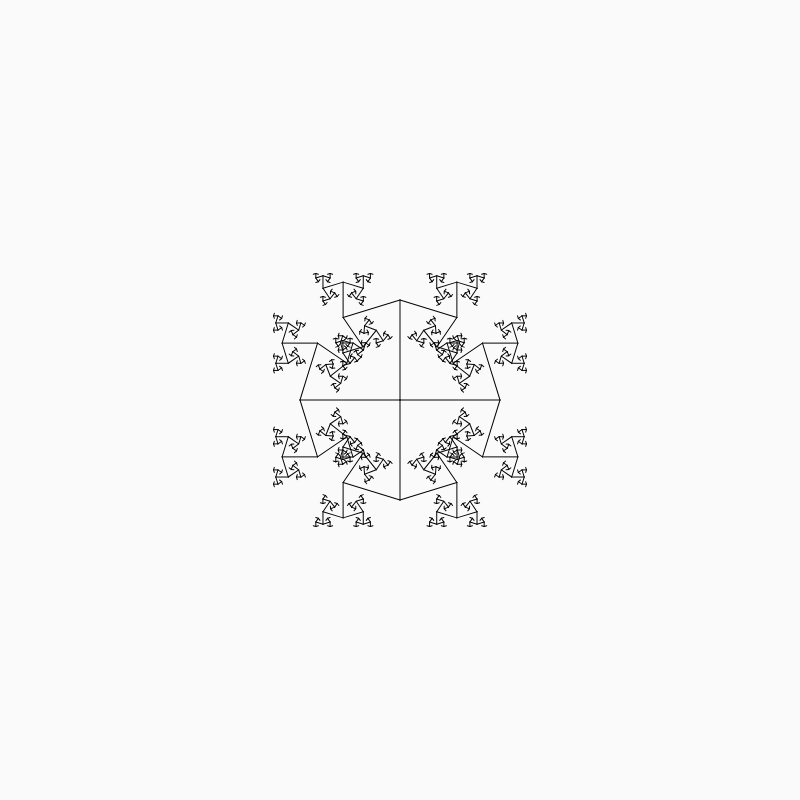
Frame 1 (no input)
Frame 60 (no input): identical to frame 1, image omitted
Frame 120 (the mouse pressed at the canvas centre since frame 60): identical to frame 1, image omitted

The p5.js sketch that drew this single still picture (run headless with seeded random() and noise() and a simulated clock; from frame 60 on, the mouse is pressed at the canvas centre):

// p5.js sketch
// ── sketch.js
let clrs = {
	main: [5, 5, 5],
	bg: [250, 250, 250]
}

const e = 2.71828 / 1.618;
const scl = 1 / (e);
let angle;
let slider;

function setup() {
	createCanvas(800, 800);
	slider = createSlider(0, 10, 1, 0.1);
}

function draw() {
	angle = PI / e / slider.value();
	background(color(clrs["bg"]));

	let len = 100;
	strokeWeight(1);
	stroke(color(clrs["main"]));
	noFill();

	// make a branch
	translate(width / 2, height / 2);
	branch(len);
	rotate(PI/2);
	branch(len);
	rotate(PI/2);
	branch(len);
	rotate(PI/2);
	branch(len);
}

function branch(len) {
	push();
	line(0, 0, 0, -len);
	translate(0, -len);

	if (len > 4) {
		// rotate to one angle
		push();
		rotate(angle);
		branch(len * scl);
		pop();
		// rotate to another angle
		push();
		rotate(-angle);
		branch(len * scl);
		pop();
	};
	pop();
}
